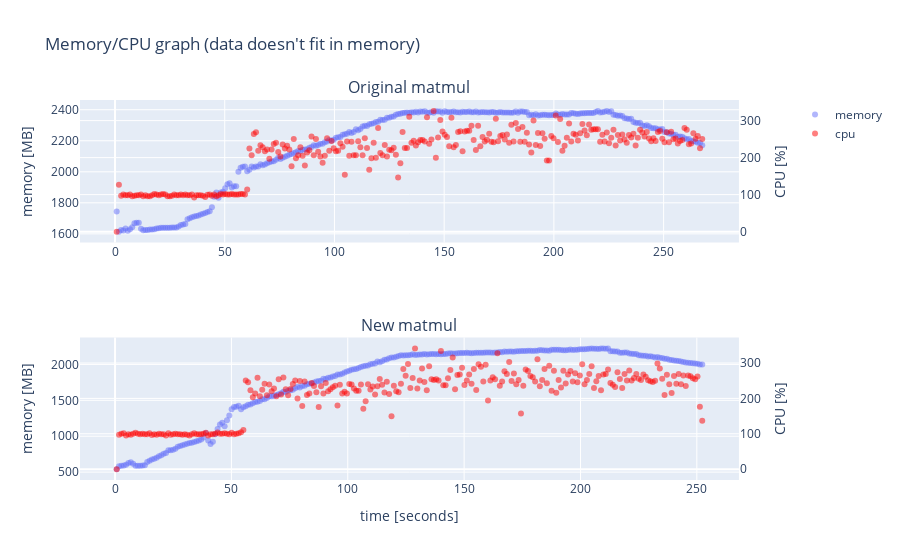

Notebook code cell kept with this figure:
### Markdown cell above
Same results, similar execution time (~4min 13s vs ~4min 28s). No surprise here &mdash; the original matmul implementation and the new implementation similar.

### Code cell
graph_mem_and_cpu(perfl7_org, perfl7, text="data doesn't fit in memory")

### Figure 1 — Plotly figure (JSON) as saved in the notebook; plotly's stock layout.template omitted (floating-point values rounded to 4 significant figures; data arrays with more than 128 entries replaced by an {"elided": "..."} marker saying what was removed)
{"data": [{"hovertemplate": "time=%{x}<br>mem=%{y}<extra></extra>", "legendgroup": "", "marker": {"color": "#636efa", "opacity": 0.5, "symbol": "circle"}, "mode": "markers", "name": "memory", "orientation": "v", "showlegend": true, "type": "scatter", "x": {"elided": "265 float values"}, "xaxis": "x", "y": {"elided": "265 float values"}, "yaxis": "y"}, {"hovertemplate": "time=%{x}<br>cpu=%{y}<extra></extra>", "legendgroup": "", "marker": {"color": "red", "opacity": 0.5, "symbol": "circle"}, "mode": "markers", "name": "cpu", "orientation": "v", "showlegend": true, "type": "scatter", "x": {"elided": "265 float values"}, "xaxis": "x", "y": {"elided": "265 float values"}, "yaxis": "y2"}, {"hovertemplate": "time=%{x}<br>mem=%{y}<extra></extra>", "legendgroup": "", "marker": {"color": "#636efa", "opacity": 0.5, "symbol": "circle"}, "mode": "markers", "name": "", "orientation": "v", "showlegend": false, "type": "scatter", "x": {"elided": "250 float values"}, "xaxis": "x2", "y": {"elided": "250 float values"}, "yaxis": "y3"}, {"hovertemplate": "time=%{x}<br>cpu=%{y}<extra></extra>", "legendgroup": "", "marker": {"color": "red", "opacity": 0.5, "symbol": "circle"}, "mode": "markers", "name": "", "orientation": "v", "showlegend": false, "type": "scatter", "x": {"elided": "250 float values"}, "xaxis": "x2", "y": {"elided": "250 float values"}, "yaxis": "y4"}], "layout": {"annotations": [{"font": {"size": 16}, "showarrow": false, "text": "Original matmul", "x": 0.47, "xanchor": "center", "xref": "paper", "y": 1, "yanchor": "bottom", "yref": "paper"}, {"font": {"size": 16}, "showarrow": false, "text": "New matmul", "x": 0.47, "xanchor": "center", "xref": "paper", "y": 0.375, "yanchor": "bottom", "yref": "paper"}], "autosize": true, "title": {"text": "Memory/CPU graph (data doesn't fit in memory)"}, "xaxis": {"anchor": "y", "autorange": true, "domain": [0, 0.94], "range": [-15.1, 283.5], "type": "linear"}, "xaxis2": {"anchor": "y3", "autorange": true, "domain": [0, 0.94], "range": [-14.27, 267.3], "title": {"text": "time [seconds]"}, "type": "linear"}, "yaxis": {"anchor": "x", "autorange": true, "domain": [0.625, 1], "range": [1554.0, 2453.0], "title": {"text": "memory [MB]"}, "type": "linear"}, "yaxis2": {"anchor": "x", "autorange": true, "overlaying": "y", "range": [-25.25, 351.5], "side": "right", "title": {"text": "CPU [%]"}, "type": "linear"}, "yaxis3": {"anchor": "x2", "autorange": true, "domain": [0, 0.375], "range": [411.5, 2353.0], "title": {"text": "memory [MB]"}, "type": "linear"}, "yaxis4": {"anchor": "x2", "autorange": true, "overlaying": "y3", "range": [-26.42, 367.8], "side": "right", "title": {"text": "CPU [%]"}, "type": "linear"}}}
